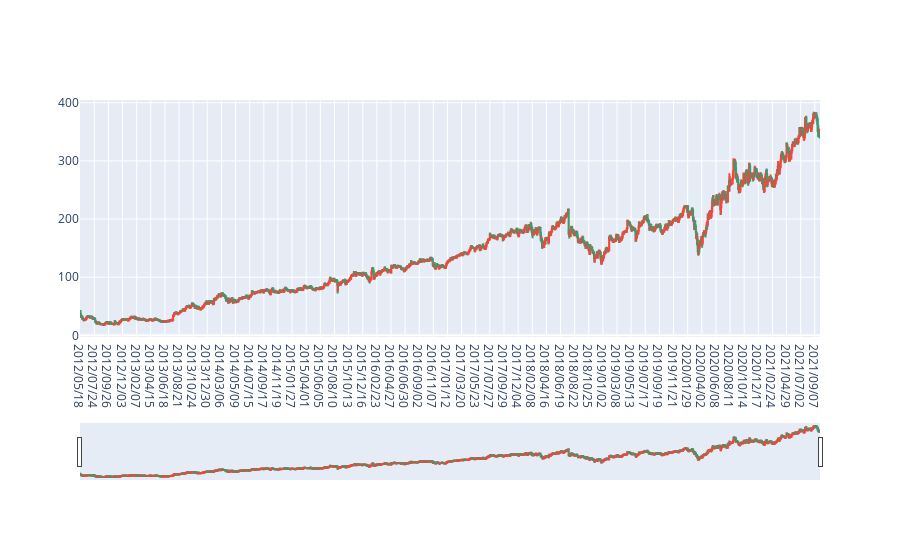

Notebook source saved alongside this figure:
### Code cell
fig = go.Figure(data=
                [go.Candlestick(x=df.index,
                open=df['Open'],
                high=df['High'],
                low=df['Low'],
                close=df['Close'])]
               )

fig

### Figure 1 — Plotly figure (JSON) as saved in the notebook; plotly's stock layout.template omitted (floating-point values rounded to 4 significant figures; data arrays with more than 128 entries replaced by an {"elided": "..."} marker saying what was removed)
{"data": [{"close": {"elided": "2357 float values"}, "high": {"elided": "2357 float values"}, "low": {"elided": "2357 float values"}, "open": {"elided": "2357 float values"}, "type": "candlestick", "x": {"elided": "2357 str values"}}], "layout": {}}
